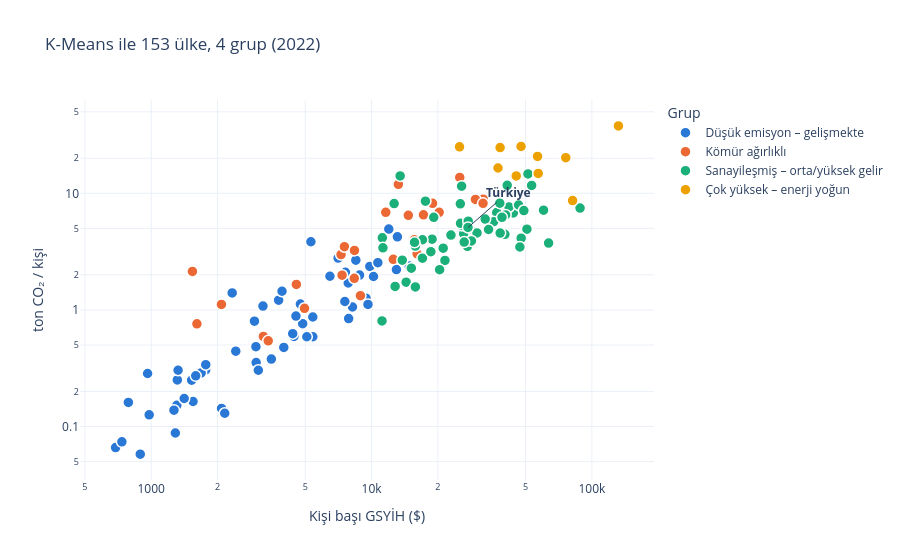

The cell this chart's notebook holds for it:
### Markdown cell above
## 7. Makine öğrenmesi: K-Means ile ülke grupları

Özellikler: kişi başı CO₂, kişi başı enerji, karbon yoğunluğu (enerji başına CO₂), kömür payı ve kişi başı GSYİH (log). Veriyi standartlaştırıp küme sayısını **siluet skoru** ile seçiyoruz.

### Code cell
k = ulkeler[(ulkeler.year == GSYIH_SON) & (ulkeler.population > 1_000_000)].copy()
k["gdp_pc"] = k.gdp / k.population
k["log_gdp_pc"] = np.log(k.gdp_pc)
k["komur_payi"] = k.coal_co2.fillna(0) / k.co2 * 100
ozellikler = ["co2_per_capita", "energy_per_capita", "co2_per_unit_energy", "komur_payi", "log_gdp_pc"]
k = k.dropna(subset=ozellikler)
X = StandardScaler().fit_transform(k[ozellikler])

skor = {n: silhouette_score(X, KMeans(n, n_init=20, random_state=42).fit_predict(X)) for n in range(2, 8)}
K = min(max(skor, key=skor.get), 4)        # yorumlanabilirlik için en fazla 4 grup
k["kume"] = KMeans(K, n_init=20, random_state=42).fit_predict(X)
print("Siluet skorları:", {n: round(s, 3) for n, s in skor.items()}, f"→ k = {K}")

# Kümelere profil özelliklerine göre isim ver
med = k.groupby("kume")[ozellikler].median()
ad = {med.co2_per_capita.idxmax(): "Çok yüksek – enerji yoğun"}
ad[med.drop(list(ad)).co2_per_capita.idxmin()] = "Düşük emisyon – gelişmekte"
kalan = med.drop(list(ad))
if len(kalan) == 2:
    ad[kalan.komur_payi.idxmax()] = "Kömür ağırlıklı"
    ad[kalan.komur_payi.idxmin()] = "Sanayileşmiş – orta/yüksek gelir"
elif len(kalan) == 1:
    ad[kalan.index[0]] = "Orta/yüksek gelir"
k["Grup"] = k.kume.map(ad)
sira = list(k.groupby("Grup").co2_per_capita.median().sort_values().index)

fig = px.scatter(k, x="gdp_pc", y="co2_per_capita", color="Grup", hover_name="country",
                 category_orders={"Grup": sira}, log_x=True, log_y=True,
                 hover_data={"komur_payi": ":.0f", "gdp_pc": ":,.0f", "co2_per_capita": ":.1f", "Grup": False},
                 labels={"gdp_pc": "Kişi başı GSYİH ($)", "co2_per_capita": "ton CO₂ / kişi", "komur_payi": "Kömür payı %"},
                 title=f"K-Means ile {len(k)} ülke, {K} grup ({GSYIH_SON})")
fig.update_traces(marker=dict(size=11, line=dict(width=1.5, color="white")))
t_ = k[k.country == "Turkey"].iloc[0]
fig.add_annotation(x=np.log10(t_.gdp_pc), y=np.log10(t_.co2_per_capita), text="<b>Türkiye</b>",
                   showarrow=True, arrowhead=0, ax=40, ay=-35)
fig.update_layout(height=560)
fig.show()

# Türkiye'ye profil olarak en çok benzeyen ülkeler
i = np.where(k.country.values == "Turkey")[0][0]
benzer = k.assign(mesafe=np.linalg.norm(X - X[i], axis=1)).nsmallest(6, "mesafe").iloc[1:]
print("Türkiye'nin grubu:", t_.Grup, "| En benzer 5 ülke:", ", ".join(benzer.country))
k.groupby("Grup")[["co2_per_capita", "komur_payi", "gdp_pc"]].median().loc[sira] \
 .assign(ulke_sayisi=k.Grup.value_counts())

### Figure 1 — Plotly figure (JSON) as saved in the notebook; plotly's stock layout.template omitted (floating-point values rounded to 4 significant figures)
{"data": [{"customdata": [[34.3, "Düşük emisyon – gelişmekte"], [0.3932, "Düşük emisyon – gelişmekte"], [0.0, "Düşük emisyon – gelişmekte"], [15.81, "Düşük emisyon – gelişmekte"], [5.712, "Düşük emisyon – gelişmekte"], [0.09366, "Düşük emisyon – gelişmekte"], [0.0, "Düşük emisyon – gelişmekte"], [5.011, "Düşük emisyon – gelişmekte"], [26.09, "Düşük emisyon – gelişmekte"], [0.0, "Düşük emisyon – gelişmekte"], [0.0, "Düşük emisyon – gelişmekte"], [0.0, "Düşük emisyon – gelişmekte"], [0.0, "Düşük emisyon – gelişmekte"], [0.0, "Düşük emisyon – gelişmekte"], [0.0172, "Düşük emisyon – gelişmekte"], [0.8995, "Düşük emisyon – gelişmekte"], [0.0, "Düşük emisyon – gelişmekte"], [0.0, "Düşük emisyon – gelişmekte"], [3.106, "Düşük emisyon – gelişmekte"], [0.0, "Düşük emisyon – gelişmekte"], [17.51, "Düşük emisyon – gelişmekte"], [14.48, "Düşük emisyon – gelişmekte"], [0.0, "Düşük emisyon – gelişmekte"], [0.0, "Düşük emisyon – gelişmekte"], [0.0, "Düşük emisyon – gelişmekte"], [7.519, "Düşük emisyon – gelişmekte"], [0.0, "Düşük emisyon – gelişmekte"], [0.0, "Düşük emisyon – gelişmekte"], [0.0, "Düşük emisyon – gelişmekte"], [0.0, "Düşük emisyon – gelişmekte"], [0.002757, "Düşük emisyon – gelişmekte"], [2.782, "Düşük emisyon – gelişmekte"], [3.817, "Düşük emisyon – gelişmekte"], [13.28, "Düşük emisyon – gelişmekte"], [0.332, "Düşük emisyon – gelişmekte"], [0.0, "Düşük emisyon – gelişmekte"], [27.03, "Düşük emisyon – gelişmekte"], [8.329, "Düşük emisyon – gelişmekte"], [0.0, "Düşük emisyon – gelişmekte"], [0.0, "Düşük emisyon – gelişmekte"], [4.562, "Düşük emisyon – gelişmekte"], [0.355, "Düşük emisyon – gelişmekte"], [9.242, "Düşük emisyon – gelişmekte"], [0.8494, "Düşük emisyon – gelişmekte"], [0.0, "Düşük emisyon – gelişmekte"], [9.841, "Düşük emisyon – gelişmekte"], [2.434, "Düşük emisyon – gelişmekte"], [28.09, "Düşük emisyon – gelişmekte"], [0.0, "Düşük emisyon – gelişmekte"], [0.0, "Düşük emisyon – gelişmekte"], [4.328, "Düşük emisyon – gelişmekte"], [9.555, "Düşük emisyon – gelişmekte"], [14.78, "Düşük emisyon – gelişmekte"], [0.0, "Düşük emisyon – gelişmekte"], [0.01273, "Düşük emisyon – gelişmekte"], [8.684, "Düşük emisyon – gelişmekte"], [0.0, "Düşük emisyon – gelişmekte"], [0.0, "Düşük emisyon – gelişmekte"], [0.0, "Düşük emisyon – gelişmekte"], [0.2001, "Düşük emisyon – gelişmekte"], [2.461, "Düşük emisyon – gelişmekte"]], "hovertemplate": "<b>%{hovertext}</b><br><br>Kişi başı GSYİH ($)=%{x:,.0f}<br>ton CO₂ / kişi=%{y:.1f}<br>Kömür payı %=%{customdata[0]:.0f}<extra></extra>", "hovertext": ["Afghanistan", "Algeria", "Angola", "Bangladesh", "Benin", "Bolivia", "Burkina Faso", "Burundi", "Cambodia", "Cameroon", "Central African Republic", "Chad", "Congo", "Cote d'Ivoire", "Cuba", "Democratic Republic of Congo", "Djibouti", "Ecuador", "Egypt", "El Salvador", "Eswatini", "Ethiopia", "Gabon", "Gambia", "Ghana", "Guatemala", "Guinea", "Guinea-Bissau", "Haiti", "Honduras", "Iraq", "Jamaica", "Jordan", "Kenya", "Lebanon", "Liberia", "Madagascar", "Malawi", "Mali", "Mauritania", "Moldova", "Mozambique", "Myanmar", "Namibia", "Nicaragua", "Niger", "Nigeria", "Pakistan", "Palestine", "Paraguay", "Peru", "Rwanda", "Senegal", "Sierra Leone", "Syria", "Tanzania", "Togo", "Tunisia", "Uganda", "Venezuela", "Yemen"], "legendgroup": "Düşük emisyon – gelişmekte", "marker": {"color": "#2a78d6", "line": {"color": "white", "width": 1.5}, "size": 11, "symbol": "circle"}, "mode": "markers", "name": "Düşük emisyon – gelişmekte", "orientation": "v", "showlegend": true, "type": "scatter", "x": [1314.0, 13100.0, 4444.0, 5066.0, 2419.0, 6472.0, 1658.0, 688.9, 3787.0, 2994.0, 736.0, 1307.0, 3924.0, 3996.0, 7609.0, 891.8, 2986.0, 9820.0, 12970.0, 9438.0, 7872.0, 2153.0, 14820.0, 1766.0, 4387.0, 8193.0, 1685.0, 1548.0, 1526.0, 4753.0, 11970.0, 7051.0, 8820.0, 3509.0, 8485.0, 787.5, 1268.0, 1287.0, 1324.0, 3215.0, 7838.0, 962.8, 5414.0, 7564.0, 4868.0, 978.9, 5084.0, 5412.0, 4538.0, 9634.0, 10210.0, 2085.0, 2941.0, 1411.0, 2331.0, 3063.0, 1768.0, 10680.0, 2156.0, 5305.0, 1592.0], "xaxis": "x", "y": [0.251, 4.239, 0.592, 0.603, 0.443, 1.945, 0.291, 0.066, 1.213, 0.354, 0.074, 0.152, 1.446, 0.477, 2.103, 0.058, 0.484, 2.36, 2.219, 1.26, 0.844, 0.135, 2.379, 0.306, 0.626, 1.06, 0.288, 0.164, 0.25, 1.122, 4.939, 2.785, 1.992, 0.379, 2.674, 0.161, 0.138, 0.088, 0.304, 1.08, 1.702, 0.285, 0.589, 1.181, 0.762, 0.126, 0.589, 0.87, 0.886, 1.114, 1.935, 0.143, 0.801, 0.174, 1.399, 0.304, 0.339, 2.54, 0.13, 3.843, 0.272], "yaxis": "y"}, {"customdata": [[73.24, "Kömür ağırlıklı"], [58.86, "Kömür ağırlıklı"], [53.41, "Kömür ağırlıklı"], [72.31, "Kömür ağırlıklı"], [55.67, "Kömür ağırlıklı"], [67.57, "Kömür ağırlıklı"], [65.55, "Kömür ağırlıklı"], [53.37, "Kömür ağırlıklı"], [55.03, "Kömür ağırlıklı"], [47.16, "Kömür ağırlıklı"], [66.25, "Kömür ağırlıklı"], [64.21, "Kömür ağırlıklı"], [85.78, "Kömür ağırlıklı"], [38.6, "Kömür ağırlıklı"], [40.68, "Kömür ağırlıklı"], [90.94, "Kömür ağırlıklı"], [45.2, "Kömür ağırlıklı"], [49.91, "Kömür ağırlıklı"], [54.78, "Kömür ağırlıklı"], [60.98, "Kömür ağırlıklı"], [83.26, "Kömür ağırlıklı"], [39.84, "Kömür ağırlıklı"], [42.82, "Kömür ağırlıklı"], [54.93, "Kömür ağırlıklı"], [46.46, "Kömür ağırlıklı"], [58.58, "Kömür ağırlıklı"]], "hovertemplate": "<b>%{hovertext}</b><br><br>Kişi başı GSYİH ($)=%{x:,.0f}<br>ton CO₂ / kişi=%{y:.1f}<br>Kömür payı %=%{customdata[0]:.0f}<extra></extra>", "hovertext": ["Bosnia and Herzegovina", "Botswana", "Bulgaria", "China", "Czechia", "Estonia", "India", "Indonesia", "Kazakhstan", "Kyrgyzstan", "Laos", "Lesotho", "Mongolia", "Morocco", "Nepal", "North Korea", "North Macedonia", "Philippines", "Poland", "Serbia", "South Africa", "Tajikistan", "Ukraine", "Vietnam", "Zambia", "Zimbabwe"], "legendgroup": "Kömür ağırlıklı", "marker": {"color": "#eb6834", "line": {"color": "white", "width": 1.5}, "size": 11, "symbol": "circle"}, "mode": "markers", "name": "Kömür ağırlıklı", "orientation": "v", "showlegend": true, "type": "scatter", "x": [14690.0, 16100.0, 20270.0, 18920.0, 32130.0, 29630.0, 7350.0, 12550.0, 25140.0, 4558.0, 7270.0, 2083.0, 13230.0, 8349.0, 3229.0, 1538.0, 15630.0, 8905.0, 32070.0, 17200.0, 11600.0, 4964.0, 7532.0, 8365.0, 3398.0, 1612.0], "xaxis": "x", "y": [6.472, 3.031, 6.876, 8.218, 8.905, 8.863, 1.986, 2.719, 13.69, 1.655, 2.983, 1.116, 11.94, 1.869, 0.593, 2.138, 3.995, 1.325, 8.203, 6.547, 6.874, 1.033, 3.485, 3.237, 0.543, 0.761], "yaxis": "y"}, {"customdata": [[12.05, "Sanayileşmiş – orta/yüksek gelir"], [2.574, "Sanayileşmiş – orta/yüksek gelir"], [0.5715, "Sanayileşmiş – orta/yüksek gelir"], [38.01, "Sanayileşmiş – orta/yüksek gelir"], [18.98, "Sanayileşmiş – orta/yüksek gelir"], [0.1069, "Sanayileşmiş – orta/yüksek gelir"], [6.674, "Sanayileşmiş – orta/yüksek gelir"], [13.39, "Sanayileşmiş – orta/yüksek gelir"], [11.69, "Sanayileşmiş – orta/yüksek gelir"], [23.16, "Sanayileşmiş – orta/yüksek gelir"], [20.01, "Sanayileşmiş – orta/yüksek gelir"], [0.7366, "Sanayileşmiş – orta/yüksek gelir"], [9.173, "Sanayileşmiş – orta/yüksek gelir"], [1.739, "Sanayileşmiş – orta/yüksek gelir"], [14.21, "Sanayileşmiş – orta/yüksek gelir"], [23.8, "Sanayileşmiş – orta/yüksek gelir"], [0.0, "Sanayileşmiş – orta/yüksek gelir"], [34.62, "Sanayileşmiş – orta/yüksek gelir"], [8.872, "Sanayileşmiş – orta/yüksek gelir"], [7.517, "Sanayileşmiş – orta/yüksek gelir"], [35.85, "Sanayileşmiş – orta/yüksek gelir"], [15.22, "Sanayileşmiş – orta/yüksek gelir"], [44.21, "Sanayileşmiş – orta/yüksek gelir"], [12.28, "Sanayileşmiş – orta/yüksek gelir"], [0.9724, "Sanayileşmiş – orta/yüksek gelir"], [11.0, "Sanayileşmiş – orta/yüksek gelir"], [23.34, "Sanayileşmiş – orta/yüksek gelir"], [9.215, "Sanayileşmiş – orta/yüksek gelir"], [39.2, "Sanayileşmiş – orta/yüksek gelir"], [0.8777, "Sanayileşmiş – orta/yüksek gelir"], [0.0, "Sanayileşmiş – orta/yüksek gelir"], [5.692, "Sanayileşmiş – orta/yüksek gelir"], [31.65, "Sanayileşmiş – orta/yüksek gelir"], [31.55, "Sanayileşmiş – orta/yüksek gelir"], [7.658, "Sanayileşmiş – orta/yüksek gelir"], [19.07, "Sanayileşmiş – orta/yüksek gelir"], [13.46, "Sanayileşmiş – orta/yüksek gelir"], [9.012, "Sanayileşmiş – orta/yüksek gelir"], [17.88, "Sanayileşmiş – orta/yüksek gelir"], [0.6016, "Sanayileşmiş – orta/yüksek gelir"], [18.79, "Sanayileşmiş – orta/yüksek gelir"], [22.07, "Sanayileşmiş – orta/yüksek gelir"], [31.42, "Sanayileşmiş – orta/yüksek gelir"], [25.47, "Sanayileşmiş – orta/yüksek gelir"], [44.97, "Sanayileşmiş – orta/yüksek gelir"], [7.558, "Sanayileşmiş – orta/yüksek gelir"], [32.01, "Sanayileşmiş – orta/yüksek gelir"], [18.0, "Sanayileşmiş – orta/yüksek gelir"], [1.317, "Sanayileşmiş – orta/yüksek gelir"], [56.45, "Sanayileşmiş – orta/yüksek gelir"], [25.61, "Sanayileşmiş – orta/yüksek gelir"], [37.52, "Sanayileşmiş – orta/yüksek gelir"], [0.0, "Sanayileşmiş – orta/yüksek gelir"], [6.422, "Sanayileşmiş – orta/yüksek gelir"], [0.09332, "Sanayileşmiş – orta/yüksek gelir"], [9.992, "Sanayileşmiş – orta/yüksek gelir"]], "hovertemplate": "<b>%{hovertext}</b><br><br>Kişi başı GSYİH ($)=%{x:,.0f}<br>ton CO₂ / kişi=%{y:.1f}<br>Kömür payı %=%{customdata[0]:.0f}<extra></extra>", "hovertext": ["Albania", "Argentina", "Armenia", "Australia", "Austria", "Azerbaijan", "Belarus", "Belgium", "Brazil", "Chile", "Colombia", "Costa Rica", "Croatia", "Cyprus", "Denmark", "Dominican Republic", "Equatorial Guinea", "Finland", "France", "Georgia", "Germany", "Greece", "Hong Kong", "Hungary", "Iran", "Ireland", "Israel", "Italy", "Japan", "Latvia", "Libya", "Lithuania", "Malaysia", "Mauritius", "Mexico", "Netherlands", "New Zealand", "Norway", "Panama", "Portugal", "Romania", "Russia", "Slovakia", "Slovenia", "South Korea", "Spain", "Sri Lanka", "Sweden", "Switzerland", "Taiwan", "Thailand", "Turkey", "Turkmenistan", "United Kingdom", "Uruguay", "Uzbekistan"], "legendgroup": "Sanayileşmiş – orta/yüksek gelir", "marker": {"color": "#1baf7a", "line": {"color": "white", "width": 1.5}, "size": 11, "symbol": "circle"}, "mode": "markers", "name": "Sanayileşmiş – orta/yüksek gelir", "orientation": "v", "showlegend": true, "type": "scatter", "x": [12790.0, 18830.0, 13790.0, 51310.0, 44000.0, 17030.0, 19160.0, 42060.0, 15160.0, 22930.0, 14360.0, 15810.0, 26180.0, 25730.0, 50730.0, 17020.0, 11200.0, 40610.0, 40310.0, 18590.0, 46500.0, 25340.0, 47780.0, 29470.0, 17560.0, 60350.0, 36990.0, 35830.0, 38200.0, 27240.0, 12660.0, 30110.0, 25290.0, 21150.0, 15810.0, 49130.0, 39090.0, 88390.0, 21530.0, 28390.0, 26330.0, 25630.0, 27470.0, 32800.0, 41280.0, 33980.0, 11160.0, 47120.0, 63620.0, 53280.0, 15670.0, 27410.0, 13490.0, 38360.0, 20370.0, 11260.0], "xaxis": "x", "y": [1.591, 4.047, 2.672, 14.66, 6.78, 3.999, 6.227, 7.638, 2.283, 4.385, 1.729, 1.576, 4.501, 5.311, 4.929, 2.78, 4.157, 6.525, 4.456, 3.162, 7.942, 5.533, 4.121, 4.674, 8.57, 7.177, 6.84, 5.705, 8.237, 3.513, 8.164, 4.578, 8.125, 3.383, 3.528, 7.121, 6.229, 7.483, 2.66, 3.909, 3.818, 11.51, 5.772, 6.017, 11.72, 4.897, 0.805, 3.465, 3.748, 11.7, 3.8, 5.095, 14.12, 4.563, 2.212, 3.409], "yaxis": "y"}, {"customdata": [[0.0, "Çok yüksek – enerji yoğun"], [7.15, "Çok yüksek – enerji yoğun"], [0.2909, "Çok yüksek – enerji yoğun"], [0.03077, "Çok yüksek – enerji yoğun"], [0.002737, "Çok yüksek – enerji yoğun"], [0.07631, "Çok yüksek – enerji yoğun"], [3.212, "Çok yüksek – enerji yoğun"], [0.0, "Çok yüksek – enerji yoğun"], [1.902, "Çok yüksek – enerji yoğun"], [18.13, "Çok yüksek – enerji yoğun"]], "hovertemplate": "<b>%{hovertext}</b><br><br>Kişi başı GSYİH ($)=%{x:,.0f}<br>ton CO₂ / kişi=%{y:.1f}<br>Kömür payı %=%{customdata[0]:.0f}<extra></extra>", "hovertext": ["Bahrain", "Canada", "Kuwait", "Oman", "Qatar", "Saudi Arabia", "Singapore", "Trinidad and Tobago", "United Arab Emirates", "United States"], "legendgroup": "Çok yüksek – enerji yoğun", "marker": {"color": "#eda100", "line": {"color": "white", "width": 1.5}, "size": 11, "symbol": "circle"}, "mode": "markers", "name": "Çok yüksek – enerji yoğun", "orientation": "v", "showlegend": true, "type": "scatter", "x": [38320.0, 45370.0, 47710.0, 37490.0, 132000.0, 56690.0, 81740.0, 25080.0, 76130.0, 57080.0], "xaxis": "x", "y": [24.67, 14.11, 25.24, 16.49, 37.89, 20.73, 8.661, 25.06, 20.22, 14.8], "yaxis": "y"}], "layout": {"annotations": [{"arrowhead": 0, "ax": 40, "ay": -35, "showarrow": true, "text": "<b>Türkiye</b>", "x": 4.438, "y": 0.7071}], "height": 560, "legend": {"title": {"text": "Grup"}, "tracegroupgap": 0}, "title": {"text": "K-Means ile 153 ülke, 4 grup (2022)"}, "xaxis": {"anchor": "y", "domain": [0.0, 1.0], "title": {"text": "Kişi başı GSYİH ($)"}, "type": "log"}, "yaxis": {"anchor": "x", "domain": [0.0, 1.0], "title": {"text": "ton CO₂ / kişi"}, "type": "log"}}}
